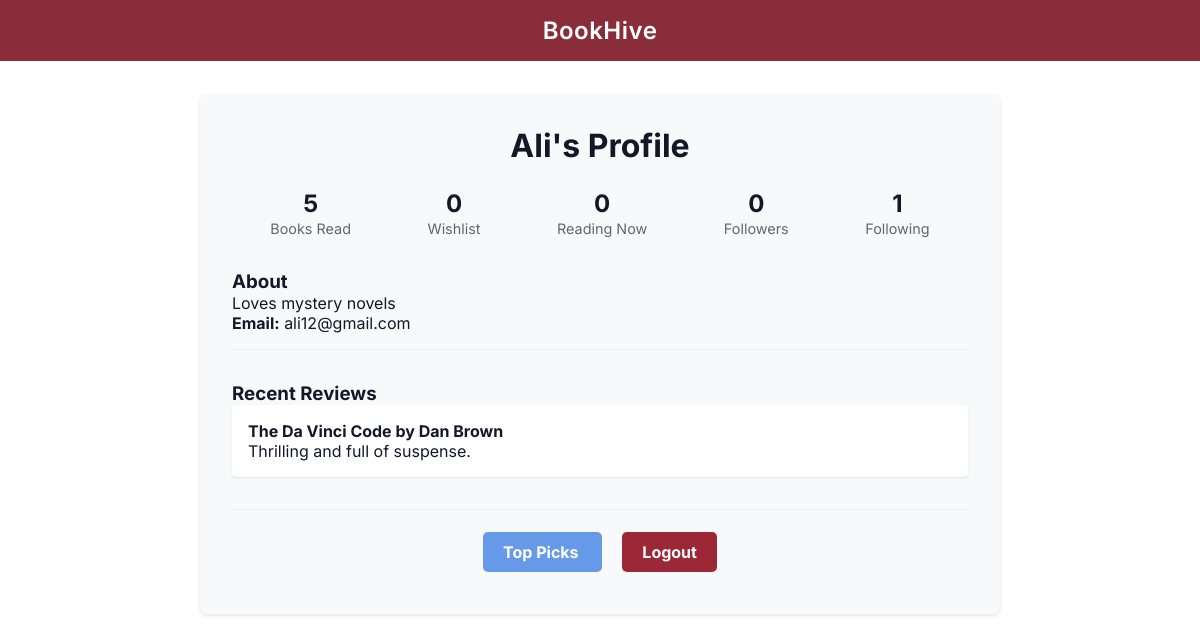
Page /profile (signed in) on the committed database.
### tables this page shows
CREATE TABLE Users (
    username TEXT PRIMARY KEY,
    email TEXT UNIQUE NOT NULL,
    password TEXT NOT NULL,
    description TEXT,
    noOfBooksRead INT DEFAULT 0,
    topPick1 TEXT,
    topPick2 TEXT,
    topPick3 TEXT
);

CREATE TABLE Reviews (
    username TEXT,
    bookname TEXT,
    review TEXT,
    PRIMARY KEY (username, bookname),
    FOREIGN KEY (username) REFERENCES Users(username),
    FOREIGN KEY (bookname) REFERENCES Books(bookname)
);

CREATE TABLE Books (
    bookname TEXT PRIMARY KEY,
    author TEXT NOT NULL,
    genre TEXT,
    year INT,
    description TEXT,
    averageRating FLOAT DEFAULT 0,
    noOfRatings INT DEFAULT 0,
    cover_url TEXT
);

### app.py (the view)
@app.route('/profile')
def profile():
    if 'username' not in session:
        return redirect(url_for('login'))
    username = session['username']
    try:
        conn = get_db_connection()
        user = conn.execute('SELECT * FROM Users WHERE username = ?', (username,)).fetchone()
        if not user:
            return redirect(url_for('login'))
        books_read = conn.execute('SELECT COUNT(*) FROM ReadBooksList WHERE username = ?', (username,)).fetchone()[0]
        wishlist_count = conn.execute('SELECT COUNT(*) FROM WishlistBooks WHERE username = ?', (username,)).fetchone()[0]
        currently_reading = conn.execute('SELECT COUNT(*) FROM CurrentlyReadingBooks WHERE username = ?', (username,)).fetchone()[0]
        reviews = conn.execute('''
            SELECT b.bookname, b.author, r.review
            FROM Reviews r
            JOIN Books b ON r.bookname = b.bookname
            WHERE r.username = ?
            ORDER BY r.rowid DESC
            LIMIT 3
        ''', (username,)).fetchall()
        followers = conn.execute('SELECT COUNT(*) FROM Followers WHERE followee = ?', (username,)).fetchone()[0]
        following = conn.execute('SELECT COUNT(*) FROM Followers WHERE follower = ?', (username,)).fetchone()[0]
        conn.close()
        return render_template('profile.html',
        username=user['username'],
        email=user['email'],
        description=user['description'],
        books_read=user['noOfBooksRead'],
        wishlist_count=wishlist_count,
        currently_reading=currently_reading,
        reviews=reviews,
        followers=followers,
        following=following)
    except sqlite3.Error as e:
        print(f"Database error: {e}")
        return "Error loading profile", 500

### app.py (called while the page is built)
def get_db_connection():
    conn = sqlite3.connect(DATABASE)
    conn.row_factory = sqlite3.Row
    return conn

### templates/profile.html (shortened to what this page needs)
{% extends "base2.html" %}
{% block content %}
<div class="profile-container">
    <div class="profile-header">
        <h1>{{ username }}'s Profile</h1>
        <div class="stats">
            <div class="stat-item">
                <span class="stat-number">{{ books_read }}</span>
                <span class="stat-label">Books Read</span>
            </div>
            <div class="stat-item">
                <span class="stat-number">{{ wishlist_count }}</span>
                <span class="stat-label">Wishlist</span>
            </div>
            <div class="stat-item">
                <span class="stat-number">{{ currently_reading }}</span>
                <span class="stat-label">Reading Now</span>
            </div>
            <div class="stat-item">
                <span class="stat-number">{{ followers }}</span>
                <span class="stat-label">Followers</span>
            </div>
            <div class="stat-item">
                <span class="stat-number">{{ following }}</span>
                <span class="stat-label">Following</span>
            </div>
        </div>
    </div>
    <div class="profile-details">
        <div class="detail-section">
            <h3>About</h3>
            <p>{{ description if description else "No description yet" }}</p>
            <p><strong>Email:</strong> {{ email }}</p>
        </div>
        <div class="detail-section">
            <h3>Recent Reviews</h3>
            {% if reviews %}
                {% for review in reviews %}
                <div class="review">
                    <h4>{{ review['bookname'] }} by {{ review['author'] }}</h4>
                    <p>{{ review['review'] }}</p>
                </div>
                {% endfor %}
            {% else %}
                <p>No reviews yet</p>
            {% endif %}
        </div>
    </div>
    <div style="text-align: center; margin-bottom: 20px;">
    <a href="/top_picks"
       style="padding: 10px 20px; background-color: #669ae8; color: #ffffff;
              border-radius: 5px; text-decoration: none; font-weight: bold; margin-right: 20px;">
        Top Picks
    </a>
    <a href="{{ url_for('logout') }}"
        style="padding: 10px 20px; background-color: #9c2737; color: white;
            border-radius: 5px; text-decoration: none; font-weight: bold; cursor: pointer;">
        Logout
    </a>
</div>
</div>
{% endblock %}

### templates/base2.html (style rules this page uses)
:root { --primary: #ffffff; --highlight: #facc15; --bg: #ffffff; --text: #111827; --white: #8A2D3B; }
* { margin: 0; padding: 0; box-sizing: border-box; }
body { font-family: 'Inter', sans-serif; background-color: var(--bg); color: var(--text); }

### templates/profile.html (style rules this page uses)
.profile-container { max-width: 800px; margin: 2rem auto; padding: 2rem; background: #f8f9fa; border-radius: 8px; box-shadow: 0 2px 4px rgba(0,0,0,0.1); }
.profile-header { text-align: center; margin-bottom: 2rem; }
.stats { display: flex; justify-content: space-around; margin: 1.5rem 0; }
.stat-item { text-align: center; }
.stat-number { display: block; font-size: 1.5rem; font-weight: bold; }
.stat-label { font-size: 0.9rem; color: #666; }
.detail-section { margin-bottom: 2rem; padding-bottom: 1rem; border-bottom: 1px solid #eee; }
.review { background: white; padding: 1rem; margin-bottom: 1rem; border-radius: 4px; box-shadow: 0 1px 2px rgba(0,0,0,0.1); }

### rows in the picture
Users: username "Ali", description "Loves mystery novels", email "ali12@gmail.com"
Reviews: bookname "The Da Vinci Code", author "Dan Brown", review "Thrilling and full of suspense."

### other values in the picture
{{ books_read }} "5"
{{ wishlist_count }} "0"
{{ currently_reading }} "0"
{{ followers }} "0"
{{ following }} "1"
